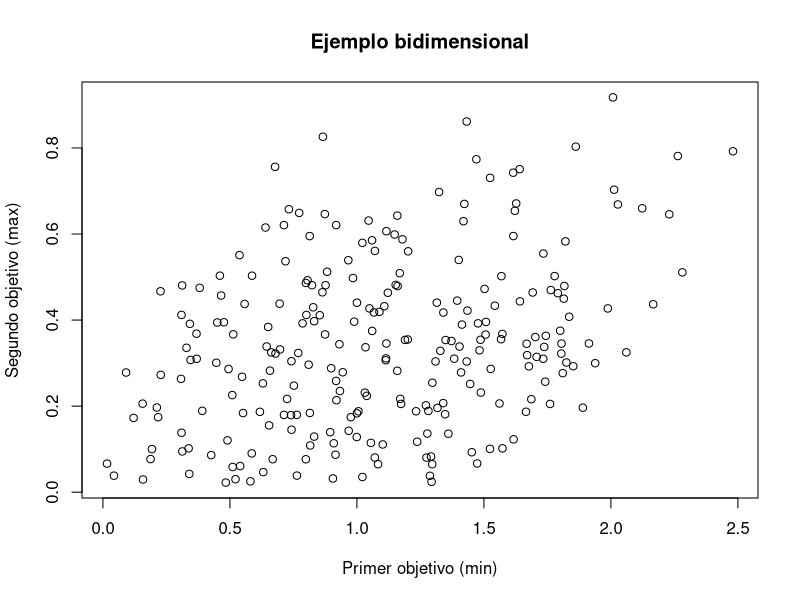
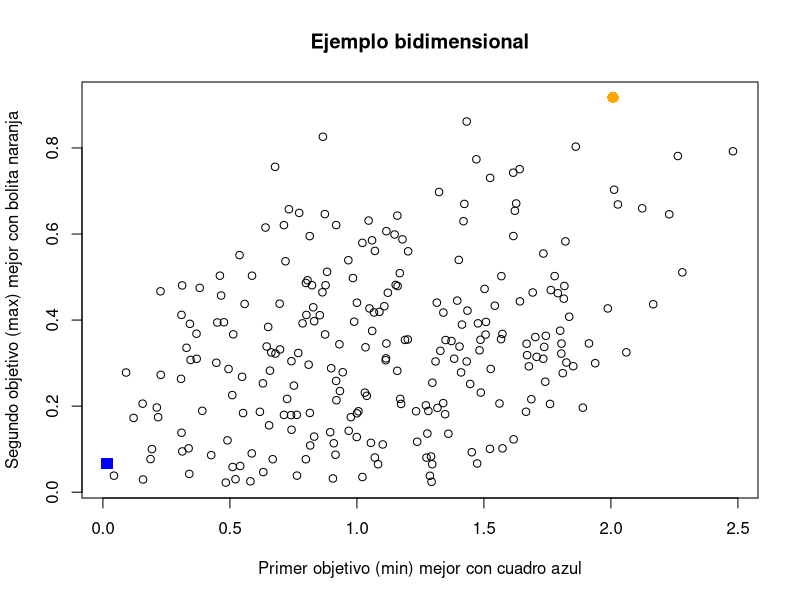

Reproduce these figures in R, in order.
pick.one <- function(x) {
  if (length(x) == 1) {
    return(x)
  } else {
    return(sample(x, 1))
  }
}

poli <- function(maxdeg, varcount, termcount) {
  f <- data.frame(variable=integer(), coef=integer(), degree=integer())
  for (t in 1:termcount) {
    var <- pick.one(1:varcount)
    deg <- pick.one(1:maxdeg)
    f <-  rbind(f, c(var, runif(1), deg))
  }
  names(f) <- c("variable", "coef", "degree")
  return(f)
}

eval <- function(pol, vars, terms) {
  value <- 0.0
  for (t in 1:terms) {
    term <- pol[t,]
    value <-  value + term$coef * vars[term$variable]^term$degree
  }
  return(value)
}

vc <- 4
md <- 3
tc <- 5
k <- 2 # cuantas funciones objetivo
obj <- list()
for (i in 1:k) {
  obj[[i]] <- poli(md, vc, tc)
}
minim <- (runif(k) > 0.5)
n <- 250 # cuantas soluciones aleatorias
sol <- matrix(runif(vc * n), nrow=n, ncol=vc)
val <- matrix(rep(NA, k * n), nrow=n, ncol=k)
for (i in 1:n) { # evaluamos las soluciones
  for (j in 1:k) { # para todos los objetivos
    val[i, j] <- eval(obj[[j]], sol[i,], tc)
  }
}
mejor1 <- which.max((1 + (-2 * minim[1])) * val[,1])
mejor2 <- which.max((1 + (-2 * minim[2])) * val[,2])
cual <- c("max", "min")
xl <- paste("Primer objetivo (", cual[minim[1] + 1], ")", sep="")
yl <- paste("Segundo objetivo (", cual[minim[2] + 1], ")", sep="")
png("p11_init.png")
plot(val[,1], val[,2], xlab=xl, ylab=yl, main="Ejemplo bidimensional")
graphics.off()
png("p11_mejores.png")
plot(val[,1], val[,2], xlab=paste(xl, "mejor con cuadro azul"),
     ylab=paste(yl,"mejor con bolita naranja"),
     main="Ejemplo bidimensional")
points(val[mejor1, 1], val[mejor1, 2], col="blue", pch=15, cex=1.5)
points(val[mejor2, 1], val[mejor2, 2], col="orange", pch=16, cex=1.5)
graphics.off()